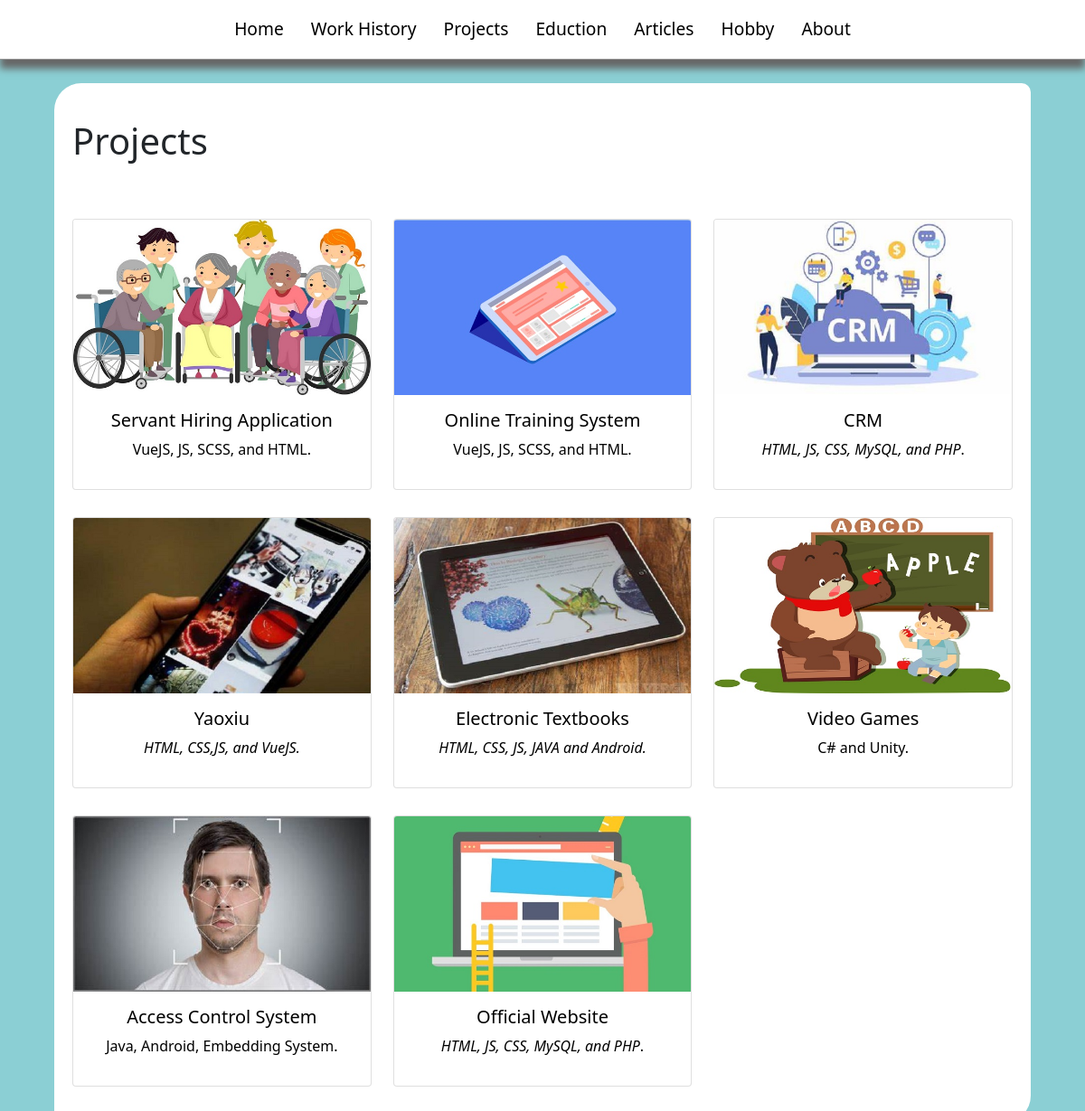
Page /posts/1 on the earlier database version.
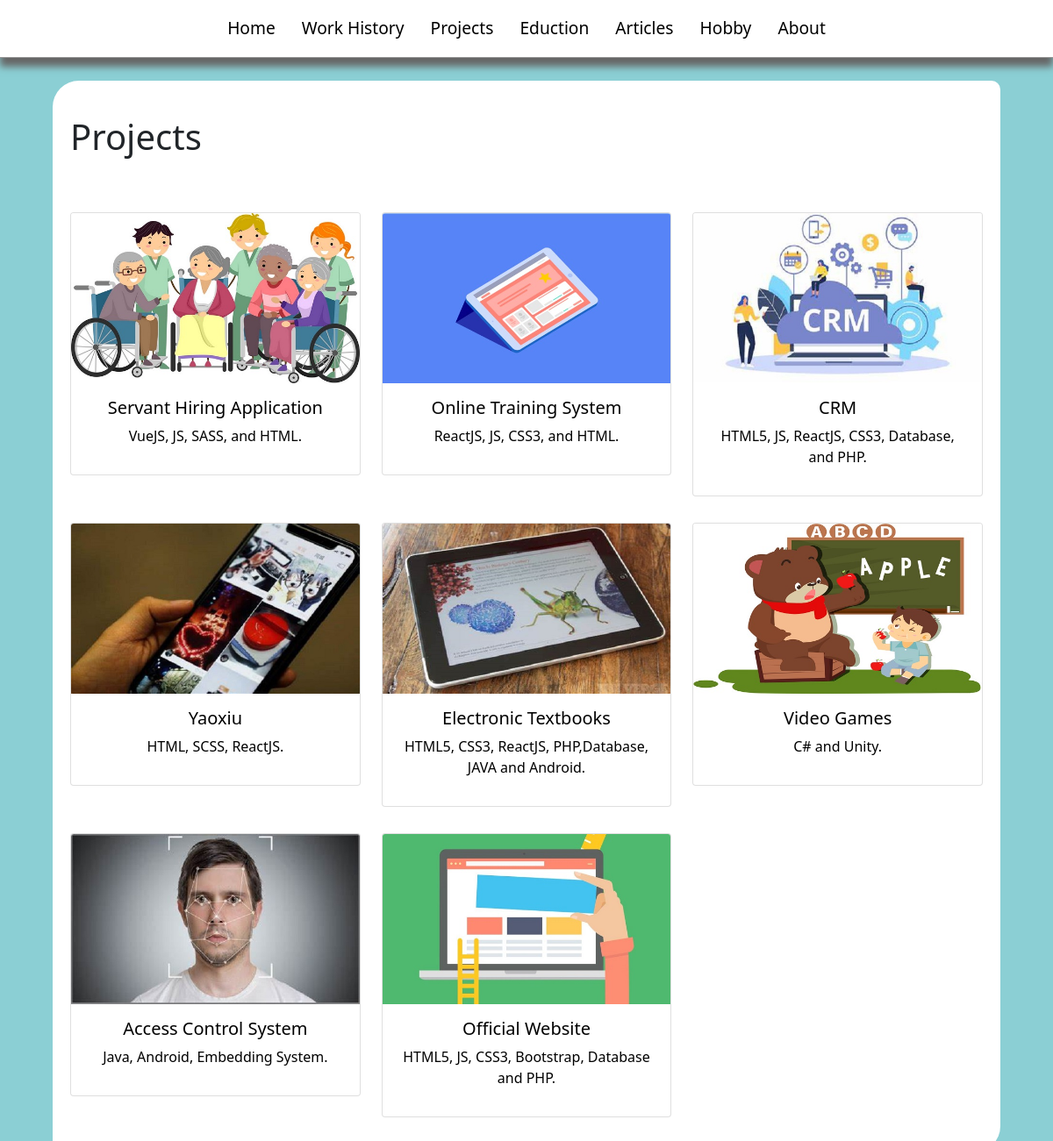
Same page on the later database version.
### cv/models.py (models this page shows, shortened)
class Category(models.Model):
    category_name = models.CharField(max_length=25)
    category_image = models.ImageField(upload_to='media/uploads/',null=True)
    category_order = models.IntegerField(null=True)

class Post(models.Model):
    post_title = models.CharField(max_length=50)
    post_description = RichTextField(null=True)
    post_content = RichTextField(null=True)
    post_image = models.ImageField(upload_to='media/uploads/',null=True)
    category = models.ForeignKey(Category,on_delete=models.PROTECT,null=True)
    tags = models.ManyToManyField(Tag)

### cv/views.py (the view)
# urls.py: path('posts/<int:category_id>', views.posts, name='posts'),
def posts(request,category_id):
    category = Category.objects.get(id=category_id)
    posts = Post.objects.filter(category=category)
    return render(request, 'cv/posts.html',{'category':category,'posts':posts,'nav':categories})

### cv/templates/cv/posts.html
{% extends 'cv/public/base2.html' %}
{% block content %}
<div class="row row-cols-3">
    {% for p in posts %}
        <div class="col-4">
            <a href="/detail/{{p.id}}">
            <div class="card list_card">
              <img src="{{p.post_image.url }}" class="card-img-top ph" alt="...">
              <div class="card-body tc">
                <h5 class="card-title">{{p.post_title}}</h5>
                {% if p.post_description != null %}
                <div class="atc">{{p.post_description|safe}}</div>
                {% endif %}
              </div>
            </div>
            </a>
        </div>
    {% endfor %}
    </div>
{% endblock  %}

### cv/templates/cv/public/base2.html (shortened to what this page needs)
<!doctype html>
<html lang="en">
  <head>
    <link rel="stylesheet" href="https://cdnjs.cloudflare.com/ajax/libs/font-awesome/4.7.0/css/font-awesome.min.css">
    {% load static %}
    <link rel="stylesheet" type="text/css" href="/media/media/style/bootstrap.min.css">
    <link rel="stylesheet" type="text/css" href="/media/media/style/style.css">
  </head>
  <body>
    <div class="bgc">
        <div class="navbar">
            <div class="navbar_box">
                <div>
                    <a href="/">Home</a>
                </div>
                {% for c in nav %}
                    <div>
                        <a href="/posts/{{c.id}}">{{c.category_name}}</a>
                    </div>
                {% endfor %}
                <div>
                    <a href="/about">About</a>
                </div>
            </div>
        </div>
        <br /><br /><br />
        <div class="list_block">
            <h1>{{category.category_name}}</h1>
            <br />
            {% block content %}
            {% endblock  %}
        </div>
    </div>
  </body>
</html>

### media/media/style/style.css (style rules this page uses)
a { color: black; text-decoration: none; }
body { margin: 0; }
.list_block { width: 90%; max-width: 1200px; margin: 10px auto; padding:40px 20px; box-sizing: border-box; background-color: white; border-radius: 30px 10px; }
.list_block .card-title { text-align: center; }
.list_block .list_card { animation: back_slash 0.3s; }
.navbar { width: 100%; border-bottom: 1px solid #969696; box-shadow: 0px 10px 8px #666; margin-bottom: 10px; position: fixed; background-color: white; margin-top: -10px; z-index: 9; }
.navbar_box { display: flex; justify-content: space-around; margin: 0 auto; flex-wrap:wrap; }
.navbar_box > div { margin: 0px 5px; padding: 10px; box-sizing: border-box; font-size: 1.2rem; font-weight: 500; }
.bgc { background-color: #8bcfd4; min-height: calc(120vh - 149px); padding: 10px 0px; box-sizing: border-box; }
.col-4 { margin-top:30px; }
.atc { text-align: center; }

Differences in the rows shown:
changed Post "Servant Hiring Application": post_description "VueJS, JS, SCSS, and HTML." → "VueJS, JS, SASS, and HTML."
changed Post "Online Training System": post_description "VueJS, JS, SCSS, and HTML." → "ReactJS, JS, CSS3, and HTML."
changed Post "CRM": post_description "HTML, JS, CSS, MySQL, and PHP ." → "HTML5, JS, ReactJS, CSS3, Database, and PHP."
changed Post "Yaoxiu": post_description "HTML, CSS,JS, and VueJS." → "HTML, SCSS, ReactJS."
changed Post "Electronic Textbooks": post_description "HTML, CSS, JS, JAVA and Android." → "HTML5, CSS3, ReactJS, PHP,Database, JAVA and Android."
changed Post "Official Website": post_description "HTML, JS, CSS, MySQL, and PHP ." → "HTML5, JS, CSS3, Bootstrap, Database and PHP."
